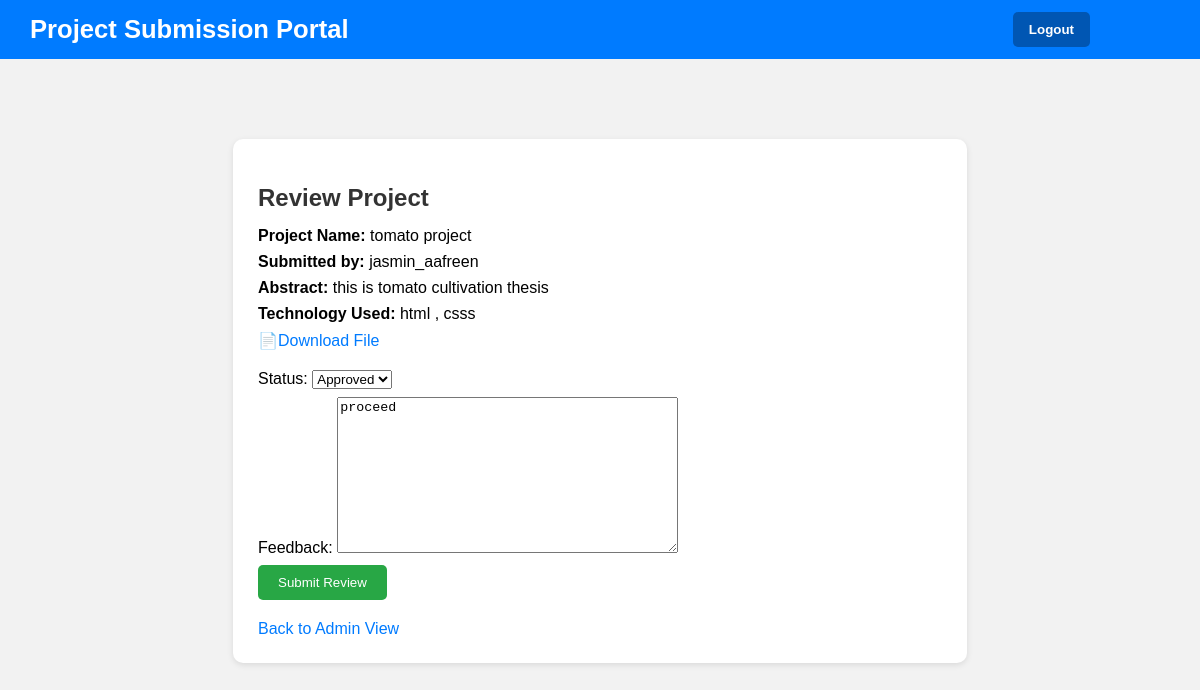
The page /review/1/ (signed in) on the database its author committed.
### PortalApp/models.py (models this page shows, shortened)
class Project(models.Model):
    student = models.ForeignKey(User, on_delete=models.CASCADE)
    title = models.CharField(max_length=200)
    abstract = models.TextField()
    technology_used = models.CharField(max_length=255)
    file = models.FileField(upload_to='projects/', validators=[validate_file_type])
    submitted_at = models.DateTimeField(auto_now_add=True)
    status_choices = [
        ('Pending', 'Pending'),
        ('Approved', 'Approved'),
        ('Rejected', 'Rejected')
    ]
    status = models.CharField(max_length=20, choices=status_choices, default='Pending')
    feedback = models.TextField(blank=True, null=True)

### PortalApp/views.py (the view)
# urls.py: path('review/<int:project_id>/', views.review_project, name='review_project'),
@login_required
def review_project(request, project_id):
    if not request.user.is_staff:
        return redirect('dashboard')
    project = get_object_or_404(Project, id=project_id)
    if request.method == 'POST':
        form = ReviewForm(request.POST, instance=project)
        if form.is_valid():
            form.save()
            send_mail(
                subject='Project Review Update',
                message=f'Your project "{project.title}" has been {project.status}. Feedback: {project.feedback}',
                from_email=settings.DEFAULT_FROM_EMAIL,
                recipient_list=[project.student.email],
                fail_silently=True,
            )
            return redirect('admin_view')
    else:
        form = ReviewForm(instance=project)
    return render(request, 'review.html', {'form': form, 'project': project})

### PortalApp/forms.py
class ReviewForm(forms.ModelForm):
    class Meta:
        model = Project
        fields = ['status', 'feedback']

### PortalApp/templates/review.html (shortened to what this page needs)
{% extends "base.html" %}
{% block content %}
<div class="container">
    <h2>Review Project</h2>
    <p><strong>Project Name:</strong> {{ project.title }}</p>
    <p><strong>Submitted by:</strong> {{ project.student.username }}</p>
    <p><strong>Abstract:</strong> {{ project.abstract }}</p>
    <p><strong>Technology Used:</strong> {{ project.technology_used }}</p>
    <p><a href="{{ project.file.url }}" target="_blank">📄Download File</a></p>
    <form method="post">
        {{ form.as_p }}
        <button type="submit">Submit Review</button>
    </form>
    <a class="back-link" href="{% url 'admin_view' %}">Back to Admin View</a>
</div>
{% endblock %}

### PortalApp/templates/base.html (style rules this page uses)
body { margin: 0; font-family: Arial, sans-serif; background-color: #f2f2f2; }

### PortalApp/templates/review.html (style rules this page uses)
.container { width: 60%; margin: 50px auto; background: #fff; padding: 25px; border-radius: 10px; box-shadow: 0 2px 6px rgba(0,0,0,0.1); font-family: Arial, sans-serif; }
h2 { color: #333; margin-bottom: 15px; }
p { margin: 8px 0; }
a { color: #007bff; text-decoration: none; }
form { margin-top: 20px; }
button { padding: 10px 20px; background-color: #28a745; border: none; color: #fff; border-radius: 5px; cursor: pointer; }
.back-link { display: block; margin-top: 20px; }

### rows shown on the page
Project: title "tomato project", student.username "jasmin_aafreen", abstract "this is tomato cultivation thesis", technology_used "html , csss", status "Approved", feedback "proceed"
